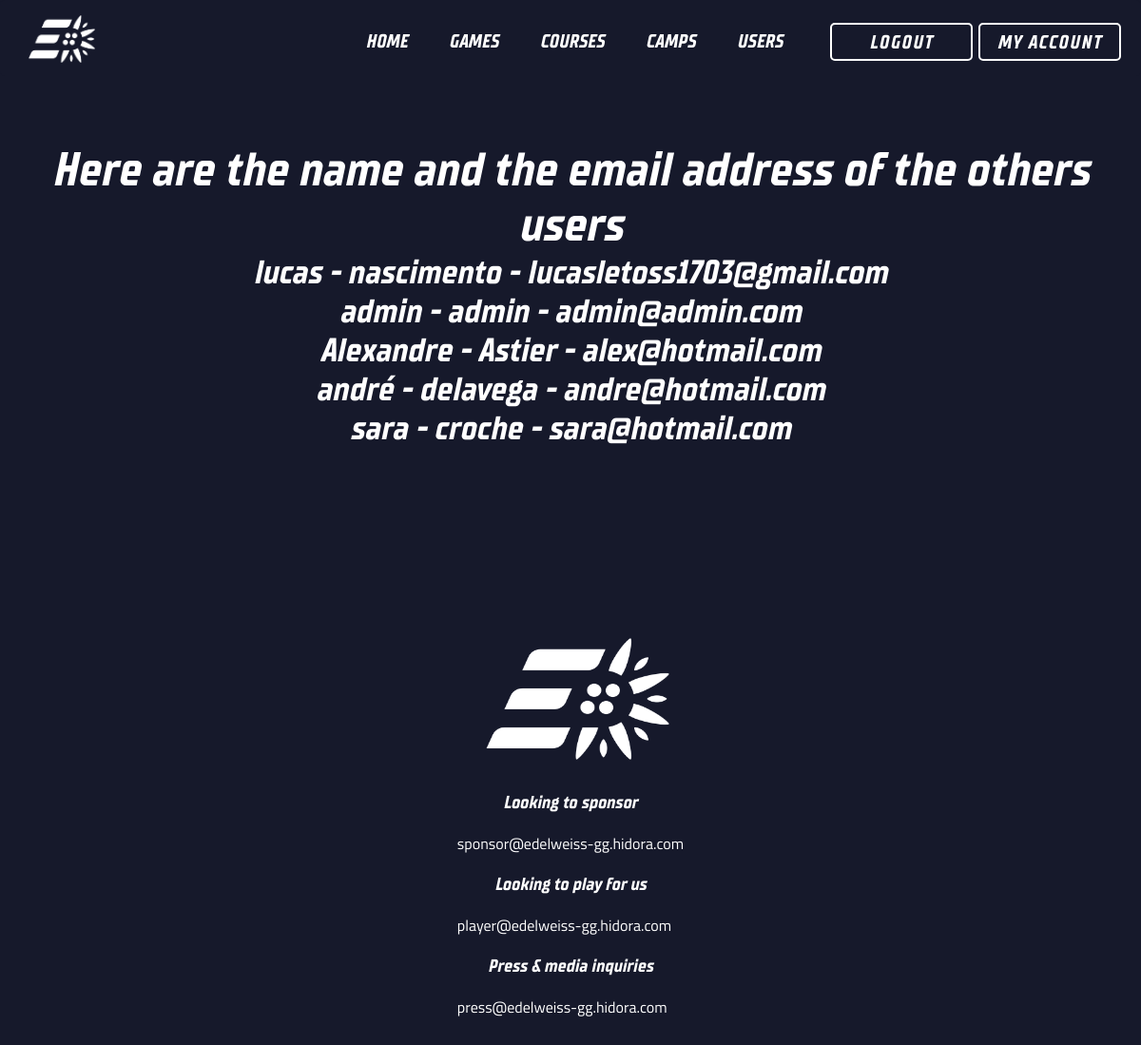
The app's page /usersurl/ (signed in) with its own data.
### apps/userprofile/models.py (models this page shows, shortened)
class User(AbstractBaseUser):
    email = models.EmailField(
        verbose_name='email',
        max_length=255,
        unique=True,
    )
    username = models.CharField(max_length=32, unique=True)
    first_name = models.CharField(max_length=35, unique=False)
    last_name = models.CharField(max_length=35, unique=False)
    birth_date = models.DateField(auto_now_add=False)
    is_active = models.BooleanField(default=True)
    is_coach = models.BooleanField(default=False)
    is_admin = models.BooleanField(default=False)
    is_superadmin = models.BooleanField(default=False)
    objects = UserManager()
    USERNAME_FIELD = 'username'
    REQUIRED_FIELDS = ['first_name', 'last_name', 'email', 'birth_date']

### apps/core/views.py (the view)
# urls.py: path('usersurl/', users, name='users'),
def users(request):
    context = {'users': User.objects.all()}
    return render(request, 'users.html', context)

### apps/core/templates/users.html (shortened to what this page needs)
{% extends 'base.html' %}
{% load static %}
{% block extrahead %}
<link rel="stylesheet" href="{% static 'users.css' %}">
{% endblock %}
{% block content %}
<article id="userslist">
    <div id="msgtxt">Here are the name and the email address of the others users</div>
        {% for u in users %}
            <div id="nomUsers">{{ u.first_name }} - {{ u.last_name }} - {{ u.email }}</div>
        {% endfor %}
</article>
{% endblock %}

### static/main.css (style rules this page uses)
* { margin: 0; padding: 0; border-radius: 5px; box-sizing: border-box; }
html, body { margin:0; padding: 0; width: 100%; }
body { font-family: 'TT Supermolot Neue'; background-color: #16192B; }

### static/users.css (style rules this page uses)
#userslist { padding-top: 150px; padding-bottom: 200px; text-align: center; color: #ffffff; }
#msgtxt { font-size: 50px; }
#nomUsers { font-size: 35px; }

### records on screen
User: first_name "lucas", last_name "nascimento", email "lucasletoss1703@gmail.com"
User: first_name "admin", last_name "admin", email "admin@admin.com"
User: first_name "Alexandre", last_name "Astier", email "alex@hotmail.com"
User: first_name "andré", last_name "delavega", email "andre@hotmail.com"
User: first_name "sara", last_name "croche", email "sara@hotmail.com"
